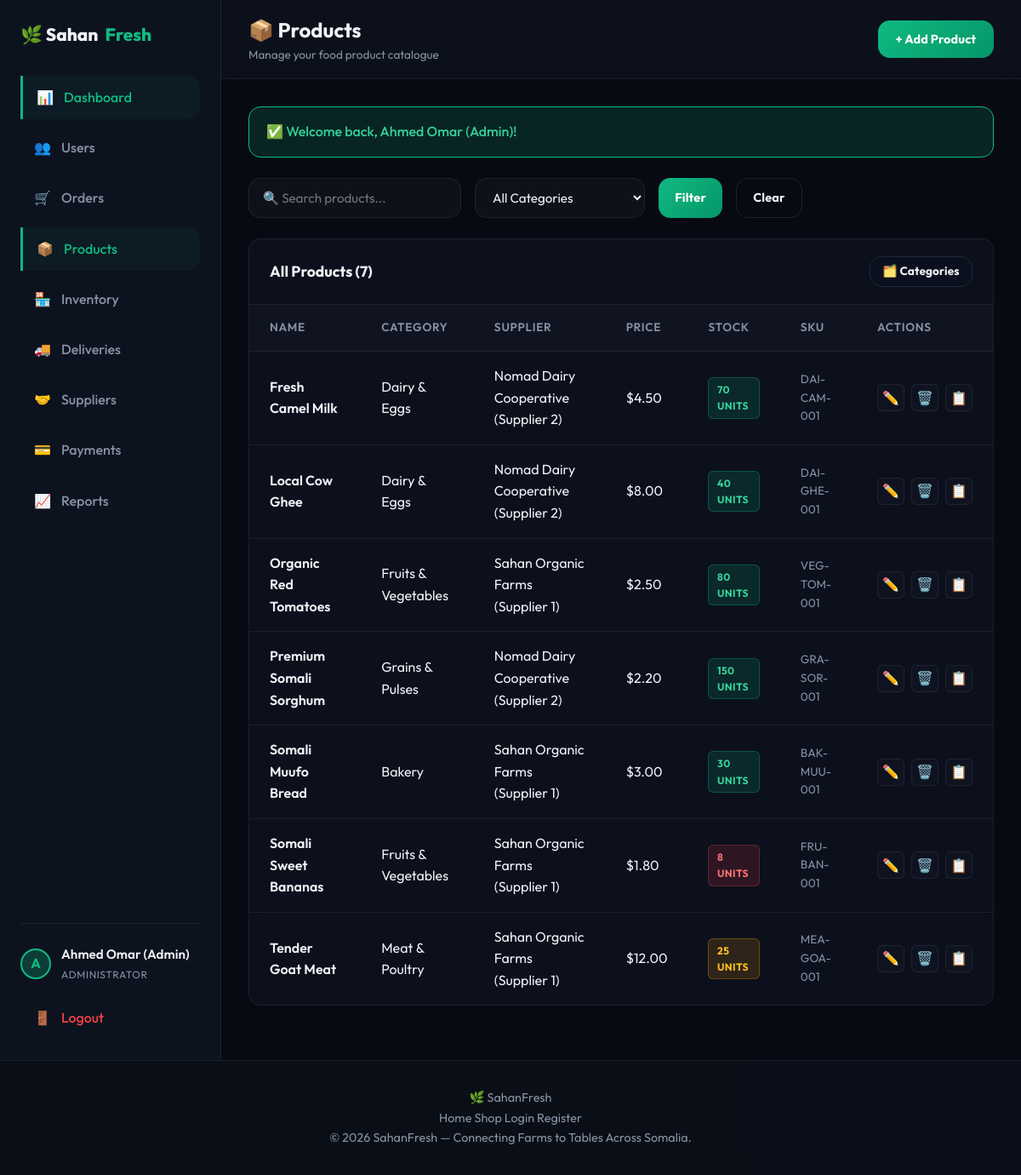
The page /products/index.php (signed in) on the database its author committed.
### tables this page shows
CREATE TABLE IF NOT EXISTS `products` (
  `id` INT AUTO_INCREMENT PRIMARY KEY,
  `category_id` INT NOT NULL,
  `supplier_id` INT DEFAULT NULL,
  `name` VARCHAR(150) NOT NULL,
  `description` TEXT DEFAULT NULL,
  `price` DECIMAL(10,2) NOT NULL,
  `sku` VARCHAR(50) NOT NULL UNIQUE,
  `image_url` VARCHAR(255) DEFAULT NULL,
  `created_at` TIMESTAMP DEFAULT CURRENT_TIMESTAMP,
  FOREIGN KEY (`category_id`) REFERENCES `categories` (`id`) ON DELETE CASCADE,
  FOREIGN KEY (`supplier_id`) REFERENCES `users` (`id`) ON DELETE SET NULL
);

CREATE TABLE IF NOT EXISTS `categories` (
  `id` INT AUTO_INCREMENT PRIMARY KEY,
  `name` VARCHAR(100) NOT NULL UNIQUE,
  `description` TEXT DEFAULT NULL,
  `created_at` TIMESTAMP DEFAULT CURRENT_TIMESTAMP
);

CREATE TABLE IF NOT EXISTS `users` (
  `id` INT AUTO_INCREMENT PRIMARY KEY,
  `name` VARCHAR(100) NOT NULL,
  `email` VARCHAR(100) NOT NULL UNIQUE,
  `password` VARCHAR(255) NOT NULL,
  `role` ENUM('admin', 'supplier', 'customer', 'driver') NOT NULL,
  `phone` VARCHAR(20) DEFAULT NULL,
  `address` TEXT DEFAULT NULL,
  `created_at` TIMESTAMP DEFAULT CURRENT_TIMESTAMP,
  `updated_at` TIMESTAMP DEFAULT CURRENT_TIMESTAMP ON UPDATE CURRENT_TIMESTAMP
);

### config/session.php (called while the page is built, shortened)
<?php
function is_logged_in() {
    return isset($_SESSION['user_id']);
}
function get_logged_in_user() {
    return [
        'id' => $_SESSION['user_id'],
        'name' => $_SESSION['user_name'],
        'email' => $_SESSION['user_email'],
        'role' => $_SESSION['user_role'],
        'phone' => isset($_SESSION['user_phone']) ? $_SESSION['user_phone'] : '',
        'address' => isset($_SESSION['user_address']) ? $_SESSION['user_address'] : ''
    ];
}
function get_flash_message($type) {
    if (isset($_SESSION['flash'][$type])) {
        $msg = $_SESSION['flash'][$type];
        return $msg;
    }
    return null;
}
?>

### products/index.php (the view, shortened to what this page needs)
<?php
require_once __DIR__ . '/../config/database.php';
require_once __DIR__ . '/../config/session.php';
$search = trim($_GET['search'] ?? '');
$sql = "SELECT p.*,c.name as cat_name,u.name as supplier_name,
        (SELECT COALESCE(SUM(ib.quantity),0) FROM inventory_batches ib WHERE ib.product_id=p.id AND ib.status='active') as stock
        FROM products p JOIN categories c ON p.category_id=c.id LEFT JOIN users u ON p.supplier_id=u.id WHERE 1";
$params = [];
$sql .= " ORDER BY p.name";
$stmt = $conn->prepare($sql); $stmt->execute($params);
$products = $stmt->fetchAll(PDO::FETCH_ASSOC);
include __DIR__ . '/../includes/header.php';
?>
<div class="dashboard-layout">
<?php include __DIR__ . '/../includes/sidebar.php'; ?>
<div class="dashboard-main">
<div class="dashboard-header">
    <div class="dashboard-title"><h2>📦 Products</h2><p>Manage your food product catalogue</p></div>
    <?php if ($user['role']==='admin'): ?><a href="<?php echo BASE_URL; ?>products/create.php" class="btn btn-primary">+ Add Product</a><?php endif; ?>
</div>
<div class="dashboard-content">
    <?php if ($msg = get_flash_message('success')): ?><div class="alert alert-success">✅ <?php echo htmlspecialchars($msg); ?></div><?php endif; ?>
    <form method="GET" style="display:flex;gap:1rem;flex-wrap:wrap;margin-bottom:1.5rem;">
        <input class="form-control" style="max-width:250px;" type="text" name="search" placeholder="🔍 Search products..." value="<?php echo htmlspecialchars($search); ?>">
        <select class="form-control" style="max-width:200px;" name="cat">
            <option value="">All Categories</option>
        </select>
        <button type="submit" class="btn btn-primary" style="padding:.6rem 1.2rem;">Filter</button>
        <a href="<?php echo BASE_URL; ?>products/index.php" class="btn btn-secondary" style="padding:.6rem 1.2rem;">Clear</a>
    </form>
    <div class="table-container">
        <div class="table-header-bar">
            <div class="table-title">All Products (<?php echo count($products); ?>)</div>
            <?php if ($user['role']==='admin'): ?>
            <a href="<?php echo BASE_URL; ?>products/categories.php" class="btn btn-secondary" style="font-size:.85rem;padding:.4rem .9rem;">🗂️ Categories</a>
            <?php endif; ?>
        </div>
        <table class="admin-table" id="products-table">
            <thead><tr><th>Name</th><th>Category</th><th>Supplier</th><th>Price</th><th>Stock</th><th>SKU</th><th>Actions</th></tr></thead>
            <tbody>
            <?php foreach ($products as $p): $stock=(int)$p['stock']; ?>
            <tr>
                <td style="font-weight:600;"><?php echo htmlspecialchars($p['name']); ?></td>
                <td><?php echo htmlspecialchars($p['cat_name']); ?></td>
                <td><?php echo htmlspecialchars($p['supplier_name'] ?? '—'); ?></td>
                <td>$<?php echo number_format($p['price'],2); ?></td>
                <td><?php echo '<span class="badge badge-'.($stock<10?'danger':($stock<30?'warning':'success')).'">'.$stock.' units</span>'; ?></td>
                <td style="color:var(--text-muted);font-size:.85rem;"><?php echo htmlspecialchars($p['sku']); ?></td>
                <td>
                    <div class="action-buttons">
                        <?php if ($user['role']==='admin'): ?>
                        <a href="<?php echo BASE_URL; ?>products/edit.php?id=<?php echo $p['id']; ?>" class="btn-icon edit" title="Edit">✏️</a>
                        <a href="<?php echo BASE_URL; ?>products/delete.php?id=<?php echo $p['id']; ?>" class="btn-icon delete" title="Delete" data-confirm="Delete this product permanently?">🗑️</a>
                        <?php endif; ?>
                        <a href="<?php echo BASE_URL; ?>inventory/batches.php?product_id=<?php echo $p['id']; ?>" class="btn-icon" title="Batches">📋</a>
                    </div>
                </td>
            </tr>
            <?php endforeach; ?>
            </tbody>
        </table>
    </div>
</div>
</div>
</div>
<?php include __DIR__ . '/../includes/footer.php'; ?>

### assets/css/style.css (style rules this page uses)
:root { --bg-main: #07090f; --bg-card: rgba(13, 18, 32, 0.8); --bg-header: rgba(7, 9, 15, 0.7); --border-color: rgba(255, 255, 255, 0.07); --primary: #10b981; --primary-hover: #059669; --primary-glow: rgba(16, 185, 129, 0.25); --accent: #6366f1; --accent-glow: rgba(99, 102, 241, 0.2); --danger: #ef4444; --warning: #f59e0b; --info: #0ea5e9; --text-main: #f0f2f7; --text-muted: #8892a4; --text-dark: #111827; --font-sans: 'Outfit', -apple-system, BlinkMacSystemFont, "Segoe UI", Roboto, sans-serif; --transition: all 0.3s cubic-bezier(0.4, 0, 0.2, 1); --radius: 14px; --radius-sm: 8px; }
* { margin: 0; padding: 0; box-sizing: border-box; }
body { font-family: var(--font-sans); background-color: var(--bg-main); color: var(--text-main); line-height: 1.6; min-height: 100vh; display: flex; flex-direction: column; overflow-x: hidden; }
body::before { content: ''; position: fixed; top: -20%; left: -15%; width: 55%; height: 55%; background: radial-gradient(circle, rgba(16, 185, 129, 0.04) 0%, transparent 70%); z-index: -1; pointer-events: none; }
body::after { content: ''; position: fixed; bottom: -20%; right: -15%; width: 55%; height: 55%; background: radial-gradient(circle, rgba(99, 102, 241, 0.04) 0%, transparent 70%); z-index: -1; pointer-events: none; }
a { color: inherit; text-decoration: none; transition: var(--transition); }
.btn { display: inline-flex; align-items: center; justify-content: center; padding: 0.65rem 1.3rem; font-weight: 700; border-radius: var(--radius); transition: var(--transition); cursor: pointer; font-size: 0.9rem; border: none; gap: 0.5rem; letter-spacing: .01em; font-family: var(--font-sans); }
.btn-primary { background: linear-gradient(135deg, var(--primary), #059669); color: #fff; box-shadow: 0 0 0 rgba(16,185,129,0); }
.btn-secondary { background-color: transparent; border: 1px solid rgba(255,255,255,.1); color: var(--text-main); backdrop-filter: blur(8px); }
.form-control { width: 100%; padding: 0.75rem 1rem; background-color: rgba(255, 255, 255, 0.03); border: 1px solid var(--border-color); border-radius: var(--radius); color: var(--text-main); font-family: inherit; font-size: 0.95rem; transition: var(--transition); }
.alert { padding: 1rem 1.25rem; border-radius: var(--radius); margin-bottom: 1.5rem; font-weight: 500; display: flex; align-items: center; gap: 0.75rem; }
.alert-success { background-color: rgba(16, 185, 129, 0.15); border: 1px solid var(--primary); color: #34d399; }

### rows shown on the page
products: name "Fresh Camel Milk", category.name "Dairy & Eggs", supplier.name "Nomad Dairy Cooperative (Supplier 2)", price "4.50", stock "70", sku "DAI-CAM-001"
products: name "Local Cow Ghee", category.name "Dairy & Eggs", supplier.name "Nomad Dairy Cooperative (Supplier 2)", price "8.00", stock "40", sku "DAI-GHE-001"
products: name "Organic Red Tomatoes", category.name "Fruits & Vegetables", supplier.name "Sahan Organic Farms (Supplier 1)", price "2.50", stock "80", sku "VEG-TOM-001"
products: name "Premium Somali Sorghum", category.name "Grains & Pulses", supplier.name "Nomad Dairy Cooperative (Supplier 2)", price "2.20", stock "150", sku "GRA-SOR-001"
products: name "Somali Muufo Bread", category.name "Bakery", supplier.name "Sahan Organic Farms (Supplier 1)", price "3.00", stock "30", sku "BAK-MUU-001"
products: name "Somali Sweet Bananas", category.name "Fruits & Vegetables", supplier.name "Sahan Organic Farms (Supplier 1)", price "1.80", stock "8", sku "FRU-BAN-001"
products: name "Tender Goat Meat", category.name "Meat & Poultry", supplier.name "Sahan Organic Farms (Supplier 1)", price "12.00", stock "25", sku "MEA-GOA-001"

### other values the page prints
$item['icon'] "📊"
$item['label'] "Dashboard"
$item['icon'] "👥"
$item['label'] "Users"
$item['icon'] "🛒"
$item['label'] "Orders"
$item['icon'] "📦"
$item['label'] "Products"
$item['icon'] "🏪"
$item['label'] "Inventory"
$item['icon'] "🚚"
$item['label'] "Deliveries"
$item['icon'] "🤝"
$item['label'] "Suppliers"
$item['icon'] "💳"
